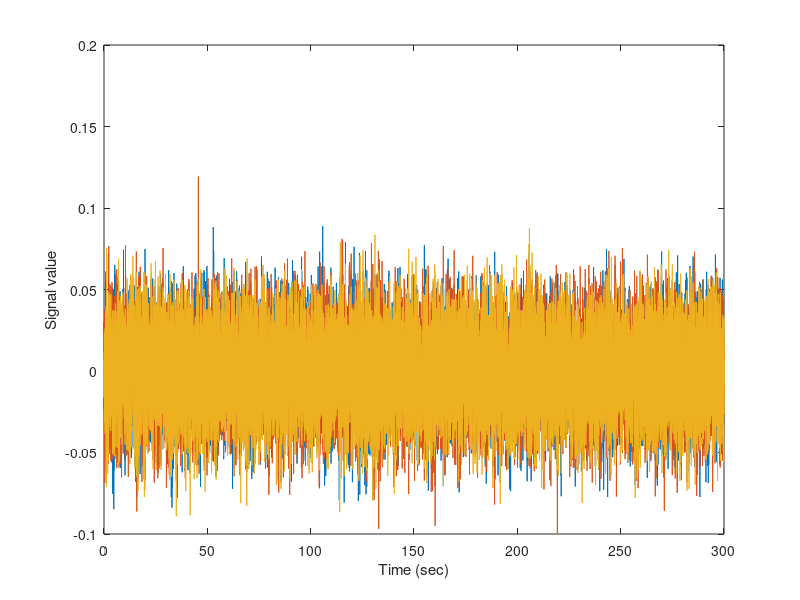

Recreate this plot in MATLAB. (Note: this script raises an error after producing the figure.)
%% ROInets 1 - Introduction to orthogonalization
%
% This example uses synthetic signals to illustrate the effect of orthogonalization.
%
%% TUTORIAL
% Spatial leakage in the beamformer results in correlations between adjacent/nearby
% voxels being introduced, that are not the result of correlations in neural
% activity. As an approximation, this can be corrected for by removing all zero-lag
% correlations. Note that this does not eliminate correlations in the amplitude
% envelopes (although it does decrease them somewhat). By doing this, the remaining
% correlation is assumed to reflect genuine functional connectivity.
% 
% To demonstrate orthogonalization in practice, this example illustrates the use of
% the low-level |ROInets| function |remove_source_leakage()| which implements the
% core orthogonalization algorithms.
%
% We generate a synthetic signal with 3 channels, and a manually specified
% covariance matrix C, using an auto-regressive model. This is done in two steps:
%
% * first, we generate multi-variate normally distributed noise, using the Cholesky
%   decomposition of the covariance matrix C;
% * second, we give some temporal structure to that noise by smoothing it in time
%   using an auto-regressive model (see
%   <https://uk.mathworks.com/help/signal/examples/linear-prediction-and-autoregressive-modeling.html
%   this tutorial> for details).  
%
Fs       = 100; % Hz
duration = 5*60; % 5 min
time     = 0:1/Fs:duration;
nTime    = length(time);
nVoxel   = 3;
trueCov  = [ 1.0 -0.1 0.6 ;
            -0.1  1.0 0.3 ;
             0.6  0.3 1.0 ];

% generate random data
b = fir1(1024, 0.5);
[ARfilterTerms, ARnoiseVar] = lpc(b, 7); % AR model
u = randn(nTime,nVoxel) * chol(trueCov * ARnoiseVar); % multi-variate normal
data = filter(1, ARfilterTerms, u).'; % temporal smoothing, data is nVoxel-by-nTime
figure('Name', 'Input data', 'Color', 'w');
plot(time.', data.');
xlabel('Time (sec)')
ylabel('Signal value')

%%
% Our signal has 3 'voxels' and we will assign each to its own 'parcel'
spatialBasis = eye(3);

%% 
% Notice that the signal has correlations between channels, which corresponds to the
% manually specified covariance matrix
corrcoef(data')
corrcov(trueCov)

%%
% The |remove_source_leakage()| function takes in the data matrix, as well as the
% orthogonalization method. To apply symmetric orthogonalization, we can simply call:
tic
data_orthog = ROInets.remove_source_leakage(data, 'symmetric');
toc

%%
% Now, the channels have no static zero-lag correlation
corrcoef(data_orthog')

%%
% However, the amplitude of the orthogonalized signals is quite different to the
% original signals
std(data.')
std(data_orthog.')

%%
% The 'closest' orthogonalization method also results in orthogonal signals, but
% iteratively rotates and scales the basis vectors to best preserve the original
% signals. As a result, the orthogonalized signals are still uncorrelated, but their
% amplitudes much better match the original signals
data_orthog_closest = ROInets.remove_source_leakage(data, 'closest');
corrcoef(data_orthog_closest.')
std(data_orthog_closest.')

%%
% The 'closest' orthogonalization method also results in orthogonal signals, but
% iteratively rotates and scales the basis vectors to best preserve the original
% signals. As a result, the orthogonalized signals are still uncorrelated, but their
% amplitudes much better match the original signals

%% EXERCISES
% 1. Have a closer look at the outcome of the orthogonalisation procedures, using
% simple superimposed plotting or compute correlations between the different
% orthogonalization.
%
% 2. Also, try to model a situation where one parcel gets a lot of signal from
% another one (due to a bad parcellation, for example). This can be modeled by
% increasing the correlation between e.g. parcel 1 and 3 as defined by the matrix
% multiplied in variable C (i.e. change both values of 0.6 to 0.9, for example).
% Check the outcome of the orthogonalization. Have a look at how much the
% orthogonalization changes the original signal (by simply plotting over each other
% or by calculating the correlation coefficient). What happens with the similarity
% between the original and the 'closest' orthogonalisation if there is this elevated
% mixing of signals in comparison to the example in the practical?
% 
% 3. Why would someone want to use 'symmetric' over 'closest' orthogonalization if it
% matches the original time-series so much better in terms of amplitude? Increase the
% dimensionality and/ or length of fthe time courses? and compare runtimes. Also,
% check how these two time-series compare (correlation or simple visual inspection).
